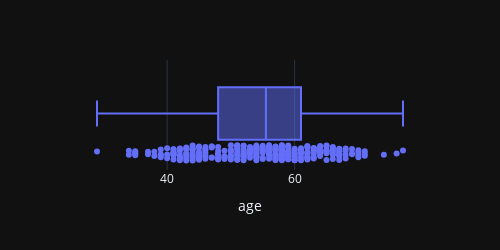
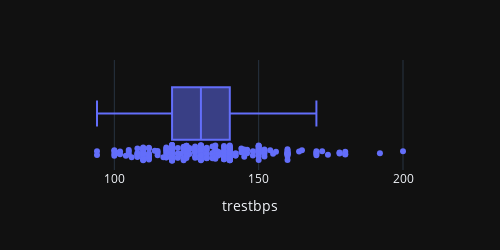
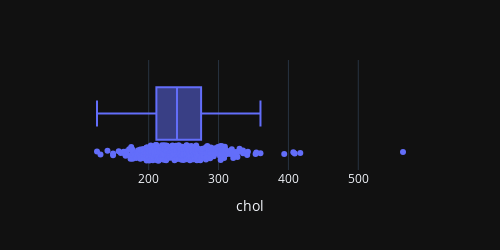
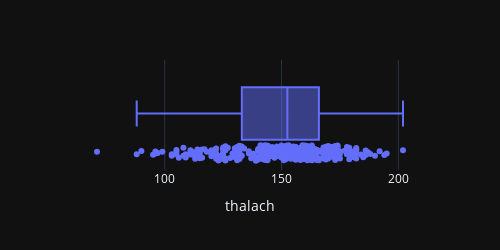

Notebook code for these charts, in order:
### Markdown cell above
<b>
    
 1.All columns looks good but old peak column is right skewed.we fix it later !!!

### Code cell
i=1
for col in numeric_col:
    fig = px.box(df, x=col, points="all",template="plotly_dark",width=500,height=250)

    fig.show()

### Figure 1 — Plotly figure (JSON) as saved in the notebook; plotly's stock layout.template omitted (floating-point values rounded to 4 significant figures; data arrays with more than 128 entries replaced by an {"elided": "..."} marker saying what was removed)
{"data": [{"alignmentgroup": "True", "boxpoints": "all", "hovertemplate": "age=%{x}<extra></extra>", "legendgroup": "", "marker": {"color": "#636efa"}, "name": "", "notched": false, "offsetgroup": "", "orientation": "h", "showlegend": false, "type": "box", "x": {"elided": "302 int values"}, "x0": " ", "xaxis": "x", "y0": " ", "yaxis": "y"}], "layout": {"boxmode": "group", "height": 250, "legend": {"tracegroupgap": 0}, "margin": {"t": 60}, "width": 500, "xaxis": {"anchor": "y", "domain": [0, 1], "title": {"text": "age"}}, "yaxis": {"anchor": "x", "domain": [0, 1]}}}

### Figure 2 — Plotly figure (JSON) as saved in the notebook; plotly's stock layout.template omitted (floating-point values rounded to 4 significant figures; data arrays with more than 128 entries replaced by an {"elided": "..."} marker saying what was removed)
{"data": [{"alignmentgroup": "True", "boxpoints": "all", "hovertemplate": "trestbps=%{x}<extra></extra>", "legendgroup": "", "marker": {"color": "#636efa"}, "name": "", "notched": false, "offsetgroup": "", "orientation": "h", "showlegend": false, "type": "box", "x": {"elided": "302 int values"}, "x0": " ", "xaxis": "x", "y0": " ", "yaxis": "y"}], "layout": {"boxmode": "group", "height": 250, "legend": {"tracegroupgap": 0}, "margin": {"t": 60}, "width": 500, "xaxis": {"anchor": "y", "domain": [0, 1], "title": {"text": "trestbps"}}, "yaxis": {"anchor": "x", "domain": [0, 1]}}}

### Figure 3 — Plotly figure (JSON) as saved in the notebook; plotly's stock layout.template omitted (floating-point values rounded to 4 significant figures; data arrays with more than 128 entries replaced by an {"elided": "..."} marker saying what was removed)
{"data": [{"alignmentgroup": "True", "boxpoints": "all", "hovertemplate": "chol=%{x}<extra></extra>", "legendgroup": "", "marker": {"color": "#636efa"}, "name": "", "notched": false, "offsetgroup": "", "orientation": "h", "showlegend": false, "type": "box", "x": {"elided": "302 int values"}, "x0": " ", "xaxis": "x", "y0": " ", "yaxis": "y"}], "layout": {"boxmode": "group", "height": 250, "legend": {"tracegroupgap": 0}, "margin": {"t": 60}, "width": 500, "xaxis": {"anchor": "y", "domain": [0, 1], "title": {"text": "chol"}}, "yaxis": {"anchor": "x", "domain": [0, 1]}}}

### Figure 4 — Plotly figure (JSON) as saved in the notebook; plotly's stock layout.template omitted (floating-point values rounded to 4 significant figures; data arrays with more than 128 entries replaced by an {"elided": "..."} marker saying what was removed)
{"data": [{"alignmentgroup": "True", "boxpoints": "all", "hovertemplate": "thalach=%{x}<extra></extra>", "legendgroup": "", "marker": {"color": "#636efa"}, "name": "", "notched": false, "offsetgroup": "", "orientation": "h", "showlegend": false, "type": "box", "x": {"elided": "302 int values"}, "x0": " ", "xaxis": "x", "y0": " ", "yaxis": "y"}], "layout": {"boxmode": "group", "height": 250, "legend": {"tracegroupgap": 0}, "margin": {"t": 60}, "width": 500, "xaxis": {"anchor": "y", "domain": [0, 1], "title": {"text": "thalach"}}, "yaxis": {"anchor": "x", "domain": [0, 1]}}}
